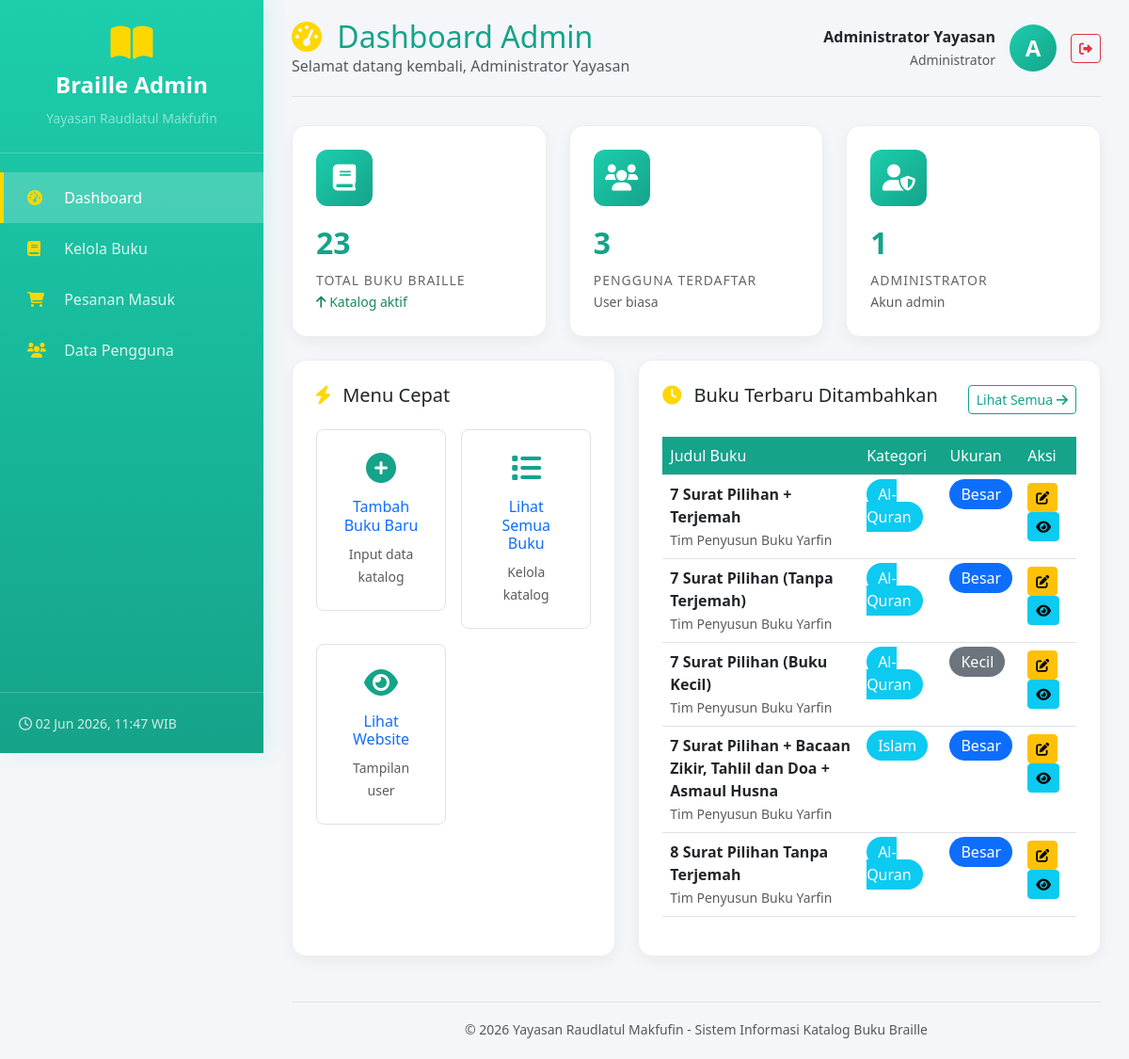
/braille-store/admin/dashboard.php (signed in), run on the app's committed database.
### tables this page shows
CREATE TABLE `buku` (
  `id` int(11) NOT NULL,
  `judul` varchar(200) NOT NULL,
  `pengarang` varchar(100) NOT NULL,
  `penerbit` varchar(100) NOT NULL,
  `jml_halaman` int(5) NOT NULL,
  `ukuran` enum('Besar','Kecil') NOT NULL COMMENT 'Besar=25.5x30.5cm, Kecil=1.5x25.5cm',
  `jml_lembaran` int(5) NOT NULL,
  `kategori` enum('Al-Quran','Islam','Panduan','Solat') NOT NULL,
  `sinopsis` text NOT NULL,
  `gambar` varchar(255) DEFAULT 'default.jpg',
  `stok_tersedia` int(5) DEFAULT 0,
  `harga` decimal(15,2) NOT NULL DEFAULT 75000.00,
  `created_at` timestamp NOT NULL DEFAULT current_timestamp()
);

### braille-store/admin/dashboard.php (the view, shortened to what this page needs)
<?php
require_once '../includes/config.php';
$total_buku = mysqli_fetch_assoc(mysqli_query($conn, "SELECT COUNT(*) as total FROM buku"))['total'];
$total_user = mysqli_fetch_assoc(mysqli_query($conn, "SELECT COUNT(*) as total FROM users WHERE role = 'user'"))['total'];
$total_admin = mysqli_fetch_assoc(mysqli_query($conn, "SELECT COUNT(*) as total FROM users WHERE role = 'admin'"))['total'];
$buku_terbaru = mysqli_query($conn, "SELECT * FROM buku ORDER BY created_at DESC LIMIT 5");
?>
<!DOCTYPE html>
<html lang="id">
<head>
    <link href="https://cdn.jsdelivr.net/npm/bootstrap@5.3.0/dist/css/bootstrap.min.css" rel="stylesheet">
    <link rel="stylesheet" href="https://cdnjs.cloudflare.com/ajax/libs/font-awesome/6.0.0/css/all.min.css">
</head>
<body>
    <div class="sidebar">
        <div class="sidebar-brand">
            <i class="fas fa-book-open"></i>
            <h4>Braille Admin</h4>
            <small class="text-white-50">Yayasan Raudlatul Makfufin</small>
        </div>
        <ul class="nav flex-column sidebar-nav">
            <li class="nav-item">
                <a class="nav-link active" href="dashboard.php">
                    <i class="fas fa-tachometer-alt"></i> Dashboard
                </a>
            </li>
            <li class="nav-item">
                <a class="nav-link" href="buku/index.php">
                    <i class="fas fa-book"></i> Kelola Buku
                </a>
            </li>
            <li class="nav-item">
                <a class="nav-link" href="#">
                    <i class="fas fa-shopping-cart"></i> Pesanan Masuk
                </a>
            </li>
            <li class="nav-item">
                <a class="nav-link" href="#">
                    <i class="fas fa-users"></i> Data Pengguna
                </a>
            </li>
        </ul>
        <div class="sidebar-footer">
            <small>
                <i class="far fa-clock"></i>
                <?= date('d M Y, H:i') ?> WIB
            </small>
        </div>
    </div>
    <div class="main-content">
        <div class="top-bar">
            <div>
                <h2 class="mb-0" style="color: var(--primary-dark);">
                    <i class="fas fa-tachometer-alt me-2" style="color: var(--accent-yellow);"></i>
                    Dashboard Admin
                </h2>
                <p class="text-muted mb-0">Selamat datang kembali, <?= $_SESSION['nama_lengkap'] ?></p>
            </div>
            <div class="admin-profile">
                <div class="text-end">
                    <strong><?= $_SESSION['nama_lengkap'] ?></strong><br>
                    <small class="text-muted">Administrator</small>
                </div>
                <div class="admin-avatar">
                    <?= strtoupper(substr($_SESSION['nama_lengkap'], 0, 1)) ?>
                </div>
                <a href="../logout.php" class="btn btn-outline-danger btn-sm">
                    <i class="fas fa-sign-out-alt"></i>
                </a>
            </div>
        </div>
        <div class="row g-4 mb-4">
            <div class="col-md-4">
                <div class="stat-card">
                    <div class="stat-icon">
                        <i class="fas fa-book"></i>
                    </div>
                    <div class="stat-value"><?= $total_buku ?></div>
                    <div class="stat-label">Total Buku Braille</div>
                    <small class="text-success">
                        <i class="fas fa-arrow-up"></i> Katalog aktif
                    </small>
                </div>
            </div>
            <div class="col-md-4">
                <div class="stat-card">
                    <div class="stat-icon">
                        <i class="fas fa-users"></i>
                    </div>
                    <div class="stat-value"><?= $total_user ?></div>
                    <div class="stat-label">Pengguna Terdaftar</div>
                    <small class="text-muted">User biasa</small>
                </div>
            </div>
            <div class="col-md-4">
                <div class="stat-card">
                    <div class="stat-icon">
                        <i class="fas fa-user-shield"></i>
                    </div>
                    <div class="stat-value"><?= $total_admin ?></div>
                    <div class="stat-label">Administrator</div>
                    <small class="text-muted">Akun admin</small>
                </div>
            </div>
        </div>
        <div class="row g-4">
            <div class="col-md-5">
                <div class="table-container h-100">
                    <h5 class="mb-4">
                        <i class="fas fa-bolt me-2" style="color: var(--accent-yellow);"></i>
                        Menu Cepat
                    </h5>
                    <div class="row g-3">
                        <div class="col-6">
                            <a href="buku/tambah.php" class="text-decoration-none">
                                <div class="p-4 text-center border rounded-3 hover-shadow">
                                    <i class="fas fa-plus-circle fa-2x mb-3" style="color: var(--primary-dark);"></i>
                                    <h6>Tambah Buku Baru</h6>
                                    <small class="text-muted">Input data katalog</small>
                                </div>
                            </a>
                        </div>
                        <div class="col-6">
                            <a href="buku/index.php" class="text-decoration-none">
                                <div class="p-4 text-center border rounded-3 hover-shadow">
                                    <i class="fas fa-list fa-2x mb-3" style="color: var(--primary-dark);"></i>
                                    <h6>Lihat Semua Buku</h6>
                                    <small class="text-muted">Kelola katalog</small>
                                </div>
                            </a>
                        </div>
                        <div class="col-6">
                            <a href="../index.php" target="_blank" class="text-decoration-none">
                                <div class="p-4 text-center border rounded-3 hover-shadow">
                                    <i class="fas fa-eye fa-2x mb-3" style="color: var(--primary-dark);"></i>
                                    <h6>Lihat Website</h6>
                                    <small class="text-muted">Tampilan user</small>
                                </div>
                            </a>
                        </div>
                    </div>
                </div>
            </div>
            <div class="col-md-7">
                <div class="table-container h-100">
                    <div class="d-flex justify-content-between align-items-center mb-4">
                        <h5>
                            <i class="fas fa-clock me-2" style="color: var(--accent-yellow);"></i>
                            Buku Terbaru Ditambahkan
                        </h5>
                        <a href="buku/index.php" class="btn btn-sm btn-outline-primary">
                            Lihat Semua <i class="fas fa-arrow-right"></i>
                        </a>
                    </div>
                    <div class="table-responsive">
                        <table class="table table-hover">
                            <thead>
                                <tr>
                                    <th>Judul Buku</th>
                                    <th>Kategori</th>
                                    <th>Ukuran</th>
                                    <th>Aksi</th>
                                </tr>
                            </thead>
                            <tbody>
                                <?php while ($buku = mysqli_fetch_assoc($buku_terbaru)): ?>
                                <tr>
                                    <td>
                                        <strong><?= htmlspecialchars($buku['judul']) ?></strong><br>
                                        <small class="text-muted"><?= htmlspecialchars($buku['pengarang']) ?></small>
                                    </td>
                                    <td>
                                        <span class="badge-status bg-info text-white">
                                            <?= $buku['kategori'] ?>
                                        </span>
                                    </td>
                                    <td>
                                        <?php if ($buku['ukuran'] == 'Besar'): ?>
                                            <span class="badge-status bg-primary text-white">Besar</span>
                                        <?php else: ?>
                                            <span class="badge-status bg-secondary text-white">Kecil</span>
                                        <?php endif; ?>
                                    </td>
                                    <td>
                                        <a href="buku/edit.php?id=<?= $buku['id'] ?>" class="btn btn-sm btn-warning">
                                            <i class="fas fa-edit"></i>
                                        </a>
                                        <a href="buku/detail.php?id=<?= $buku['id'] ?>" class="btn btn-sm btn-info">
                                            <i class="fas fa-eye"></i>
                                        </a>
                                    </td>
                                </tr>
                                <?php endwhile; ?>
                            </tbody>
                        </table>
                    </div>
                </div>
            </div>
        </div>
        <footer class="mt-5 pt-3 text-center text-muted border-top">
            <small>© 2026 Yayasan Raudlatul Makfufin - Sistem Informasi Katalog Buku Braille</small>
        </footer>
    </div>
</body>
</html>

### braille-store/admin/dashboard.php (style rules this page uses)
:root { --primary-dark: #15a38a; --primary-light: #1cceac; --accent-yellow: #FFD700; --sidebar-width: 280px; }
body { font-family: 'Segoe UI', Tahoma, Geneva, Verdana, sans-serif; background-color: #f4f6f9; }
.sidebar { position: fixed; top: 0; left: 0; height: 100vh; width: var(--sidebar-width); background: linear-gradient(180deg, var(--primary-light) 0%, var(--primary-dark) 100%); box-shadow: 4px 0 20px rgba(28, 206, 172, 0.15); z-index: 1000; transition: all 0.3s; }
.sidebar-brand { padding: 25px 20px; border-bottom: 1px solid rgba(255,255,255,0.2); text-align: center; }
.sidebar-brand i { font-size: 40px; color: var(--accent-yellow); }
.sidebar-brand h4 { color: white; margin-top: 10px; font-weight: bold; }
.sidebar-nav { padding: 20px 0; }
.sidebar-nav .nav-link { color: rgba(255,255,255,0.85); padding: 15px 25px; font-size: 16px; font-weight: 500; transition: all 0.3s; border-left: 4px solid transparent; }
.sidebar-nav .nav-link.active { color: white; background: rgba(255,255,255,0.2); border-left-color: var(--accent-yellow); }
.sidebar-nav .nav-link i { width: 25px; margin-right: 10px; color: var(--accent-yellow); }
.sidebar-footer { position: absolute; bottom: 0; width: 100%; padding: 20px; border-top: 1px solid rgba(255,255,255,0.2); color: rgba(255,255,255,0.8); }
.main-content { margin-left: var(--sidebar-width); min-height: 100vh; padding: 20px 30px; }
.top-bar { display: flex; justify-content: space-between; align-items: center; margin-bottom: 30px; padding-bottom: 20px; border-bottom: 1px solid #e0e0e0; }
.admin-profile { display: flex; align-items: center; gap: 15px; }
.admin-avatar { width: 50px; height: 50px; background: linear-gradient(135deg, var(--primary-light), var(--primary-dark)); border-radius: 50%; display: flex; align-items: center; justify-content: center; color: white; font-size: 24px; font-weight: bold; }
.stat-card { background: white; border-radius: 15px; padding: 25px; box-shadow: 0 5px 15px rgba(0,0,0,0.05); transition: transform 0.3s, box-shadow 0.3s; border: 1px solid #eee; }
.stat-icon { width: 60px; height: 60px; background: linear-gradient(135deg, var(--primary-light), var(--primary-dark)); border-radius: 12px; display: flex; align-items: center; justify-content: center; color: white; font-size: 28px; margin-bottom: 15px; }
.stat-value { font-size: 32px; font-weight: bold; color: var(--primary-dark); margin-bottom: 5px; }
.stat-label { color: #666; font-size: 14px; text-transform: uppercase; letter-spacing: 1px; }
.table-container { background: white; border-radius: 15px; padding: 25px; box-shadow: 0 5px 15px rgba(0,0,0,0.05); border: 1px solid #eee; }
.table th { background-color: var(--primary-dark); color: white; font-weight: 500; }
.badge-status { padding: 5px 12px; border-radius: 20px; font-weight: 500; }
.hover-shadow { transition: all 0.3s; }
.btn-outline-primary { color: var(--primary-dark); border-color: var(--primary-dark); }

### data on the page
buku: judul "7 Surat Pilihan + Terjemah", pengarang "Tim Penyusun Buku Yarfin", kategori "Al-Quran", ukuran "Besar"
buku: judul "7 Surat Pilihan (Tanpa Terjemah)", pengarang "Tim Penyusun Buku Yarfin", kategori "Al-Quran", ukuran "Besar"
buku: judul "7 Surat Pilihan (Buku Kecil)", pengarang "Tim Penyusun Buku Yarfin", kategori "Al-Quran", ukuran "Kecil"
buku: judul "7 Surat Pilihan + Bacaan Zikir, Tahlil dan Doa + Asmaul Husna", pengarang "Tim Penyusun Buku Yarfin", kategori "Islam", ukuran "Besar"
buku: judul "8 Surat Pilihan Tanpa Terjemah", pengarang "Tim Penyusun Buku Yarfin", kategori "Al-Quran", ukuran "Besar"

### other printed values
$_SESSION['nama_lengkap'] "Administrator Yayasan"
substr($_SESSION['nama_lengkap'], 0, 1) "A"
$total_buku "23"
$total_user "3"
$total_admin "1"
